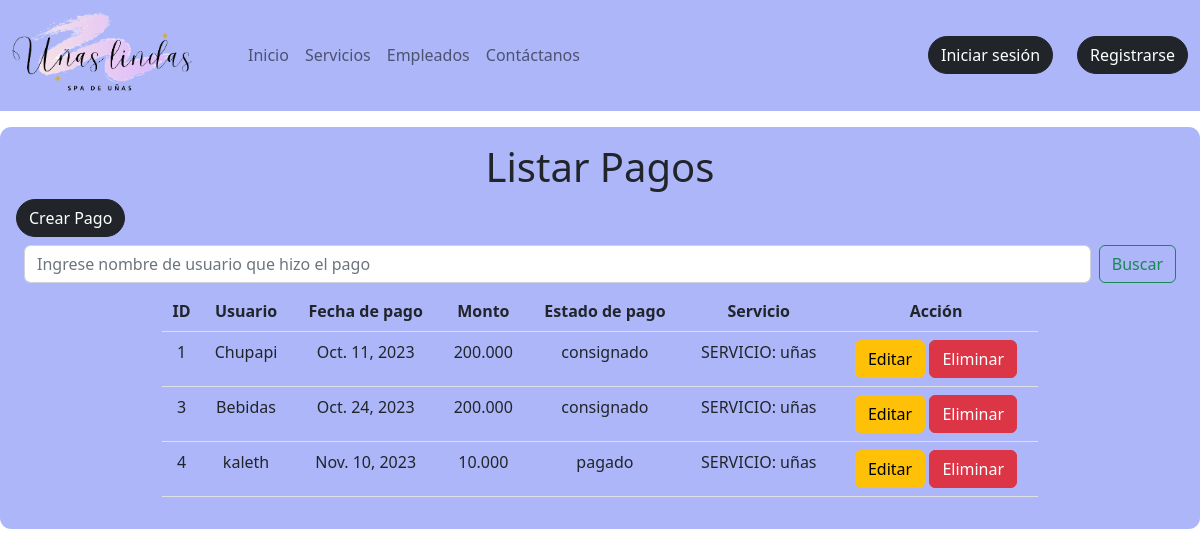
/listar_pago, run on the app's committed database.
### agenda/models.py (models this page shows)
class Pago(models.Model):
    idPago=models.BigAutoField(unique=True,primary_key=True)
    idUsuario=models.ForeignKey(Usuario, on_delete=models.CASCADE)
    fechaPago=models.DateField()
    monto=models.CharField(max_length=50)
    estadoPago=models.CharField(max_length=50)
    servicio=models.ForeignKey(Servicio,on_delete=models.CASCADE)

class Usuario(models.Model):
    ROLES=(
        (1,"Administrador"),
        (2,"Empleado"),
        (3,"Usuario")
    )
    idUsuario=models.BigAutoField(primary_key=True,blank=True)
    nombre=models.CharField(max_length=50)
    apellido=models.CharField(max_length=50)
    contacto=models.CharField(max_length=50)
    email=models.CharField(max_length=50)
    nombreUsuario=models.CharField(max_length=50)
    contrasena=models.CharField(max_length=50)
    rol=models.IntegerField(choices=ROLES,default=3)
    def __str__(self):
        return f"{self.nombre}"

class Servicio(models.Model):
    idServicio=models.BigAutoField(unique=True,primary_key=True)
    nombre=models.CharField(max_length=50)
    duracion=models.CharField(max_length=50)
    descripcion=models.CharField(max_length=240)
    precio=models.CharField(max_length=50)
    disponibilidad=models.CharField(max_length=50)
    def __str__(self):
        return f"SERVICIO: {self.nombre}"

### agenda/views.py (the view)
# urls.py: path('listar_pago',listar_pagos,name="listar_pago"),
def listar_pagos(request):
    pago=Pago.objects.all()
    contex={"data":pago}
    return render(request, 'agenda/pagos/listar_pago.html',contex)

### agenda/templates/agenda/pagos/listar_pago.html (shortened to what this page needs)
{% extends 'agenda/base.html' %}
{% load static %}
{% block contenedor %}
<section class="container mt-3 mb-3 p-3" style="background-color: #ACB6F9; max-width: 1400px; border-radius: 0.3cm;">
  <h1 class="text-center">Listar Pagos</h1>
  <a class="btn btn-dark rounded-pill" href="{% url 'form_pagos' %}" class="text-white">Crear Pago</a>
  <form class="d-flex m-2" role="search" method="post" action="{% url 'buscar_pago' %}">
    <input class="form-control me-2" type="search" placeholder="Ingrese nombre de usuario que hizo el pago" aria-label="Search" name="buscarpago">
    <button class="btn btn-outline-success" type="submit">Buscar</button>
  </form>
  {% if data %}
  <table class="table w-75 mx-auto text-center">
    <thead>
        <tr>
            <th>ID</th>
            <th>Usuario</th>
            <th>Fecha de pago</th>
            <th>Monto</th>
            <th>Estado de pago</th>
            <th>Servicio</th>
            <th>Acción</th>
        </tr>
    </thead>
    <tbody>
        {% for i in data %}
        <tr>
            <td>{{i.idPago}}</td>
            <td>{{i.idUsuario}}</td>
            <td>{{i.fechaPago}}</td>
            <td>{{i.monto}}</td>
            <td>{{i.estadoPago}}</td>
            <td>{{i.servicio}}</td>
            <td>
                <a class="btn btn-warning" href="{% url 'editar_pagos' i.idPago %}" class="text-white">Editar</a>
                <a class="btn btn-danger" onclick="return confirm('¿Estás seguro de eliminar?')" href="{% url 'eliminar_pagos' i.idPago %}" class="text-white">Eliminar</a>
            </td>
        </tr>
        {% endfor %}
    </tbody>
  </table>
  {% else %}
  <p class="text-center">No hay registros</p>
  {% endif %}
</section>
{% endblock %}

### data on the page
Pago: idPago "1", idUsuario "Chupapi", fechaPago "Oct. 11, 2023", monto "200.000", estadoPago "consignado", servicio "SERVICIO: uñas"
Pago: idPago "3", idUsuario "Bebidas", fechaPago "Oct. 24, 2023", monto "200.000", estadoPago "consignado", servicio "SERVICIO: uñas"
Pago: idPago "4", idUsuario "kaleth", fechaPago "Nov. 10, 2023", monto "10.000", estadoPago "pagado", servicio "SERVICIO: uñas"
